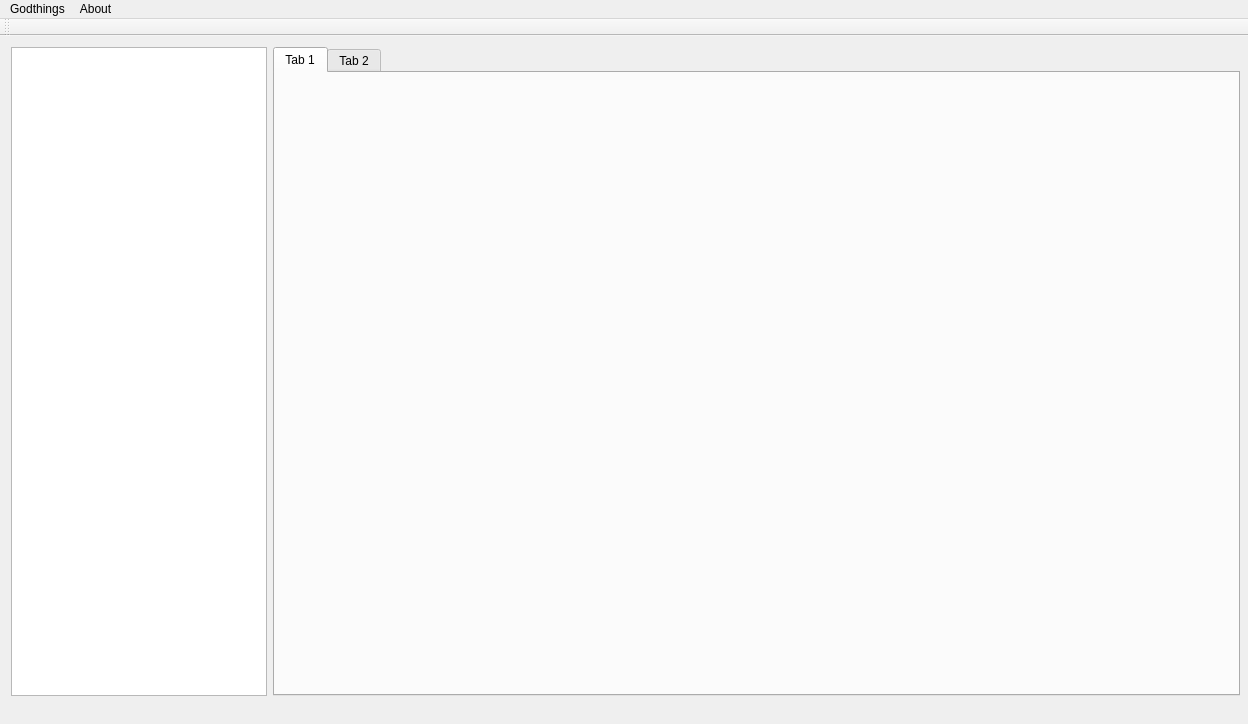
<?xml version="1.0" encoding="UTF-8"?>
<ui version="4.0">
 <class>GTGUIQTClass</class>
 <widget class="QMainWindow" name="GTGUIQTClass">
  <property name="geometry">
   <rect>
    <x>0</x>
    <y>0</y>
    <width>1248</width>
    <height>724</height>
   </rect>
  </property>
  <property name="windowTitle">
   <string>GTGUIQT</string>
  </property>
  <widget class="QWidget" name="centralWidget">
   <property name="sizePolicy">
    <sizepolicy hsizetype="Expanding" vsizetype="Expanding">
     <horstretch>0</horstretch>
     <verstretch>0</verstretch>
    </sizepolicy>
   </property>
   <widget class="QWidget" name="gridLayoutWidget">
    <property name="geometry">
     <rect>
      <x>0</x>
      <y>0</y>
      <width>1251</width>
      <height>671</height>
     </rect>
    </property>
    <layout class="QGridLayout" name="gridLayout_2">
     <property name="sizeConstraint">
      <enum>QLayout::SetNoConstraint</enum>
     </property>
     <item row="0" column="0" alignment="Qt::AlignLeft">
      <widget class="QListView" name="listView"/>
     </item>
     <item row="0" column="1">
      <widget class="QTabWidget" name="tabWidget">
       <widget class="QWidget" name="tab">
        <attribute name="title">
         <string>Tab 1</string>
        </attribute>
       </widget>
       <widget class="QWidget" name="tab_2">
        <attribute name="title">
         <string>Tab 2</string>
        </attribute>
       </widget>
      </widget>
     </item>
    </layout>
   </widget>
  </widget>
  <widget class="QMenuBar" name="menuBar">
   <property name="geometry">
    <rect>
     <x>0</x>
     <y>0</y>
     <width>1248</width>
     <height>23</height>
    </rect>
   </property>
   <widget class="QMenu" name="menuGodthings">
    <property name="title">
     <string>Godthings</string>
    </property>
    <addaction name="actionOpen"/>
    <addaction name="actionExit"/>
   </widget>
   <widget class="QMenu" name="menuAbout">
    <property name="title">
     <string>About</string>
    </property>
   </widget>
   <addaction name="menuGodthings"/>
   <addaction name="menuAbout"/>
  </widget>
  <widget class="QToolBar" name="mainToolBar">
   <attribute name="toolBarArea">
    <enum>TopToolBarArea</enum>
   </attribute>
   <attribute name="toolBarBreak">
    <bool>false</bool>
   </attribute>
  </widget>
  <action name="actionOpen">
   <property name="text">
    <string>Open</string>
   </property>
  </action>
  <action name="actionExit">
   <property name="text">
    <string>Exit</string>
   </property>
  </action>
 </widget>
 <layoutdefault spacing="6" margin="11"/>
 <resources>
  <include location="GTGUIQT.qrc"/>
 </resources>
 <connections/>
</ui>
